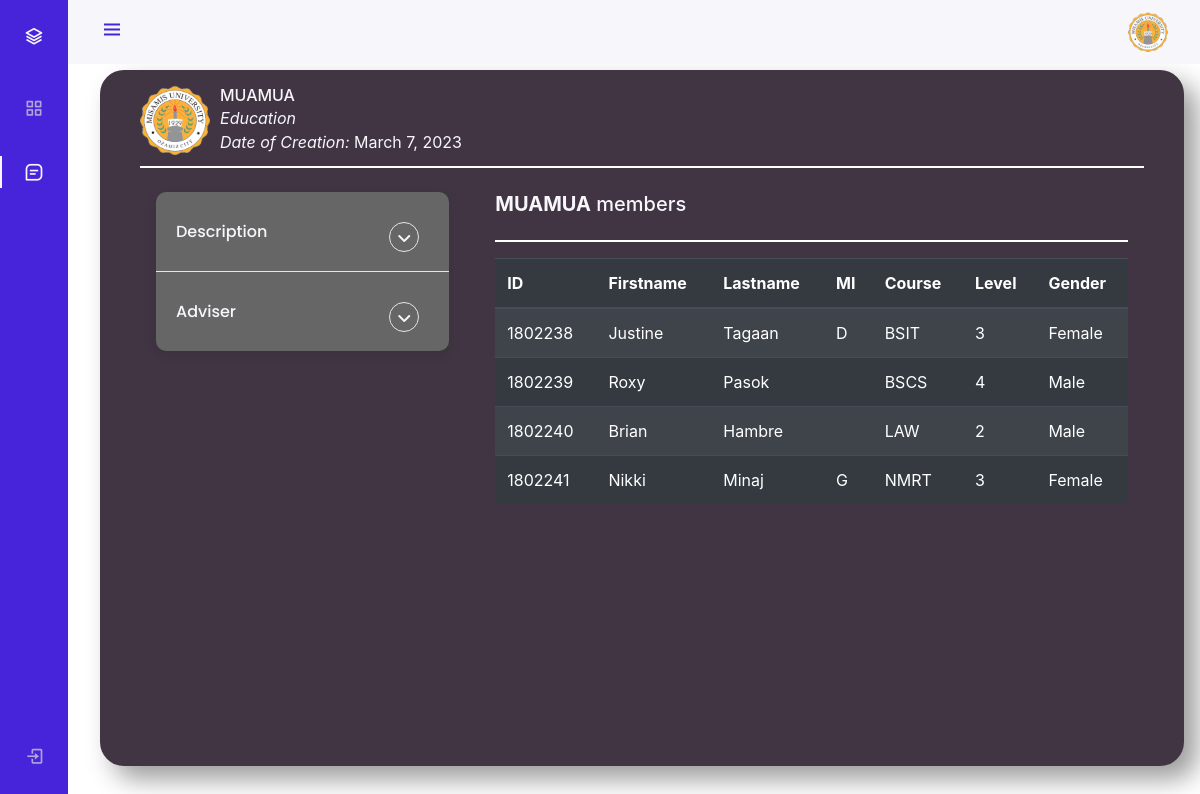
Screenshot of /view.php?id=6 with the database file from the repository.
### tables this page shows
CREATE TABLE `organization` (
  `org_id` int(11) NOT NULL,
  `filename` varchar(100) NOT NULL,
  `org_name` varchar(255) NOT NULL,
  `org_desc` varchar(255) NOT NULL,
  `org_dept` enum('Agriculture and Forestry','Arts and Sciences','Business and Management','Computer Studies','Criminology','Dentistry','Education','Engineering and Technology','Law','Maritime Education','Medical Technology','Nursing, Midwifery & Radiologic Technology','High School','Grade School') NOT NULL,
  `org_adviser` varchar(255) NOT NULL,
  `creation_date` date DEFAULT NULL
);

CREATE TABLE `orgs_mem` (
  `stud_org_id` int(11) NOT NULL,
  `org_id` int(11) NOT NULL,
  `student_id` int(11) NOT NULL,
  `position` varchar(255) NOT NULL,
  `join_date` timestamp NOT NULL DEFAULT current_timestamp() ON UPDATE current_timestamp()
);

CREATE TABLE `student_information` (
  `student_id` int(11) NOT NULL,
  `firstname` varchar(255) NOT NULL,
  `lastname` varchar(255) NOT NULL,
  `mi` char(2) NOT NULL,
  `course` varchar(255) NOT NULL,
  `level` enum('1','2','3','4') NOT NULL,
  `gender` enum('Male','Female','Undefined') NOT NULL,
  `contact_num` bigint(13) NOT NULL
);

### view.php (the view, shortened to what this page needs)
<?php
include "config.php";
?>
<!DOCTYPE html>
<html lang="en">
<head>
    <link rel="stylesheet" href="https://cdn.jsdelivr.net/npm/boxicons@latest/css/boxicons.min.css">
    <link rel="stylesheet" href="https://cdnjs.cloudflare.com/ajax/libs/font-awesome/6.2.1/css/all.min.css" />
    <link rel="stylesheet" href="./css/style.css">
    <link rel="stylesheet" href="https://cdn.jsdelivr.net/npm/bootstrap@4.6.2/dist/css/bootstrap.min.css">
</head>
<body id="body-pd" onload="">
    <header class="header" id="header">
        <div class="header_toggle"> <i class='bx bx-menu' id="header-toggle"></i> </div>
        <div class="header_img"> <img src="./img/MU_LOGO.png" alt="logo of misamis university"> </div>
    </header>
    <div class="l-navbar" id="nav-bar">
        <nav class="nav">
            <div> <a href="#" class="nav_logo"> <i class='bx bx-layer nav_logo-icon'></i> <span class="nav_logo-name">MU Murso</span> </a>
                <div class="nav_list">
                    <a href="index.php" class="nav_link"> <i class='bx bx-grid-alt nav_icon'></i> <span class="nav_name">Organizations</span> </a>
                    <a href="" class="nav_link active"> <i class='bx bx-message-square-detail nav_icon'></i> <span class="nav_name">View Organizations</span> </a>
                </div>
            </div>
            <?php if (isset($_SESSION['user'])) : ?>
                <form action="" method="get">
                    <a href="?logout" class="nav_link"> <i class='bx bx-log-out nav_icon'></i> <span class="nav_name">SignOut</span> </a>
                </form>
            <?php else : ?>
                <a href="login.php" class="nav_link"> <i class='bx bx-log-in nav_icon'></i> <span class="nav_name">Login</span> </a>
            <?php endif; ?>
        </nav>
    </div>
    <div class="content" style="margin-top: 70px;">
        <?php
        if (isset($_GET['id'])) :
            $org_id = $_GET['id'];
            $getOrg = "SELECT * FROM organization WHERE org_id = $org_id";
            $getOrgRes = $mysql->query($getOrg);
            $row = $getOrgRes->fetch_assoc();
        ?>
            <section class="main-section">
                <div class="top-section">
                    <div class="top-section-nav ">
                        <div class="top-img ">
                            <img src="./img/MU_LOGO.png" alt="logo of the organization" height="70px" width="70px">
                        </div>
                        <div class="top-message ">
                            <h6><?= $row['org_name'] ?></h6>
                            <p style="font-style:italic"><?= $row['org_dept'] ?></p>
                            <p><i>Date of Creation:</i> <?= date('F j, Y', strtotime($row['creation_date'])) ?></p>
                        </div>
                    </div>
                </div>
                <hr style="border: 1px solid white">
                <div class="container px-2">
                    <div class="row gx-3">
                        <div class="col-md-4">
                            <div class="p-2 ">
                                <div class="faq-container">
                                    <div class="faq">
                                        <h6 class="faq-title">Description</h6>
                                        <button class="faq-toggle">
                                            <i class="fas fa-angle-down"></i>
                                        </button>
                                    </div>
                                    <div class="faq">
                                        <h6 class="faq-title">Adviser</h6>
                                        <button class="faq-toggle">
                                            <i class="fas fa-angle-down"></i>
                                        </button>
                                    </div>
                                </div>
                            </div>
                        </div>
                        <div class="col-md-8">
                            <div class="p-2">
                                <div class="table-up">
                                    <h5><span style="font-weight: bold"><?= $row['org_name'] ?></span> members</h5>
                                </div>
                                <hr style="border: 1px solid white">
                                <?php
                                $members = "SELECT a.*,b.* FROM orgs_mem a INNER JOIN student_information b ON a.student_id = b.student_id
                                                    WHERE a.org_id = $org_id";
                                $membersRes = $mysql->query($members);
                                ?>
                                <div class="table-responsive">
                                    <table class="table table-dark table-striped content-show">
                                        <thead>
                                            <tr>
                                                <th>ID</th>
                                                <th>Firstname</th>
                                                <th>Lastname</th>
                                                <th>MI</th>
                                                <th>Course</th>
                                                <th>Level</th>
                                                <th>Gender</th>
                                            </tr>
                                        </thead>
                                        <tbody>
                                            <?php
                                            if (mysqli_num_rows($membersRes) > 0) :
                                                while ($memRow = $membersRes->fetch_assoc()) :
                                            ?>
                                                    <tr>
                                                        <td><?= $memRow['student_id'] ?></td>
                                                        <td><?= $memRow['firstname'] ?></td>
                                                        <td><?= $memRow['lastname'] ?></td>
                                                        <td><?= $memRow['mi'] ?></td>
                                                        <td><?= $memRow['course'] ?></td>
                                                        <td><?= $memRow['level'] ?></td>
                                                        <td><?= $memRow['gender'] ?></td>
                                                    </tr>
                                                <?php
                                                endwhile;
                                            else :
                                                ?>
                                                <tr>
                                                    <td colspan="8" style="text-align: center;">No Members Yet!</td>
                                                </tr>
                                            <?php endif ?>
                                        </tbody>
                                    </table>
                                </div>
                            </div>
                        </div>
                    </div>
                </div>
            </section>
        <?php endif ?>
    </div>
</body>
</html>

### css/style.css (style rules this page uses)
:root { --header-height: 3rem; --nav-width: 68px; --first-color: #4723d9; --first-color-light: #afa5d9; --white-color: #f7f6fb; --body-font: "Nunito", sans-serif; --normal-font-size: 1rem; --z-fixed: 100; }
body { position: relative; margin: var(--header-height) 0 0 0; padding: 0 1rem; font-family: var(--body-font); font-size: var(--normal-font-size); transition: 0.5s; }
a { text-decoration: none; }
.header { width: 100%; height: var(--header-height); position: fixed; top: 0; left: 0; display: flex; align-items: center; justify-content: space-between; padding: 0 1rem; background-color: var(--white-color); z-index: var(--z-fixed); transition: 0.5s; }
.header_toggle { color: var(--first-color); font-size: 1.5rem; cursor: pointer; }
.header_img { width: 35px; height: 35px; display: flex; justify-content: center; border-radius: 50%; overflow: hidden; }
.header_img img { width: 40px; }
.l-navbar { position: fixed; top: 0; left: -30%; width: var(--nav-width); height: 100vh; background-color: var(--first-color); padding: 0.5rem 1rem 0 0; transition: 0.5s; z-index: var(--z-fixed); }
.nav { height: 100%; display: flex; flex-direction: column; justify-content: space-between; overflow: hidden; }
.nav_logo, .nav_link { display: grid; grid-template-columns: max-content max-content; align-items: center; column-gap: 1rem; padding: 0.5rem 0 0.5rem 1.5rem; }
.nav_logo { margin-bottom: 2rem; }
.nav_logo-icon { font-size: 1.25rem; color: var(--white-color); }
.nav_link { position: relative; color: var(--first-color-light); margin-bottom: 1.5rem; transition: 0.3s; }
.nav_icon { font-size: 1.25rem; }
.active { color: var(--white-color); }
.active::before { content: ""; position: absolute; left: 0; width: 2px; height: 32px; background-color: var(--white-color); }
.content { position: relative; height: 87vh; background-color: #413543; border-radius: 24px; box-shadow: 13px 13px 26px #9b9b9b, -13px -13px 26px #ffffff; overflow: auto; }
.main-section { color: #f7f6fb; padding: 20px; margin: 0 20px; }
.top-section-nav { display: flex; justify-content: center; flex-direction: column; }
@media screen and (min-width: 768px) { body { margin: calc(var(--header-height) + 1rem) 0 0 0; padding-left: calc(var(--nav-width) + 2rem); } }
@media screen and (min-width: 768px) { .header { height: calc(var(--header-height) + 1rem); padding: 0 2rem 0 calc(var(--nav-width) + 2rem); } }
@media screen and (min-width: 768px) { .header_img { width: 40px; height: 40px; } }
@media screen and (min-width: 768px) { .header_img img { width: 45px; } }
@media screen and (min-width: 768px) { .l-navbar { left: 0; padding: 1rem 1rem 0 0; } }

### view.php (style rules this page uses)
.faq-container { font-family: "Poppins", sans-serif; max-width: 600px; margin: 0 auto; border-radius: 10px; background-color: #666; overflow: hidden; box-shadow: rgba(0, 0, 0, 0.1) 0px 4px 12px; }
.faq { box-sizing: border-box; background: transparent; padding: 30px 20px; position: relative; overflow: hidden; }
.faq:not(:first-child) { border-top: 1px solid #e6e6e6; }
.faq-title { margin: 0 35px 0 0; }
.faq-toggle { background-color: transparent; border: 1px solid #e6e6e6; color: inherit; border-radius: 50%; cursor: pointer; display: flex; align-items: center; justify-content: center; font-size: 16px; padding-top: 3px; position: absolute; top: 30px; right: 30px; height: 30px; width: 30px; transition: 0.3s ease; }
.top-section { height: 60px; width: 100%; display: flex; justify-content: space-between; }
.top-section-nav { display: flex; position: relative; z-index: 1; }
.top-section-nav h6 { margin: 0; }
.top-img { position: absolute; }
.top-message { display: flex; flex-direction: column; justify-content: center; align-items: flex-start; margin-left: 80px; }
.top-message h6, p { margin: 0; }
.table-up { display: flex; justify-content: space-between; margin: 0; }

### rows the page displays
organization: org_name "MUAMUA", org_dept "Education", creation_date "March 7, 2023"
orgs_mem: student.student_id "1802238", student.firstname "Justine", student.lastname "Tagaan", student.mi "D", student.course "BSIT", student.level "3", student.gender "Female"
orgs_mem: student.student_id "1802239", student.firstname "Roxy", student.lastname "Pasok", student.course "BSCS", student.level "4", student.gender "Male"
orgs_mem: student.student_id "1802240", student.firstname "Brian", student.lastname "Hambre", student.course "LAW", student.level "2", student.gender "Male"
orgs_mem: student.student_id "1802241", student.firstname "Nikki", student.lastname "Minaj", student.mi "G", student.course "NMRT", student.level "3", student.gender "Female"
